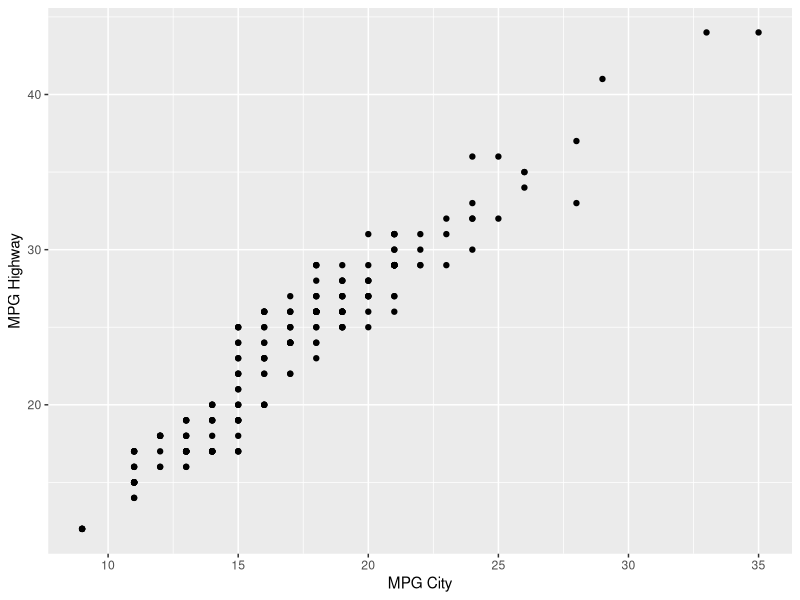
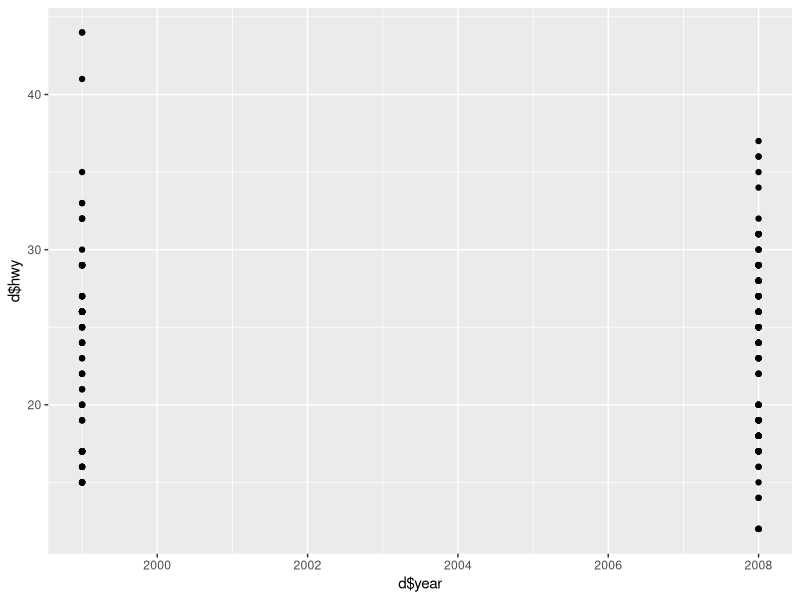

Write R code to recreate these figures, in order.
## ---- chunk 1
cel <- c(-9, -23)
cel

vec200 <- seq(0,200)
vec200 <- vec200 %% 2
vec200

num <- seq(1,1001)
num <- round(sqrt(num))
num
numPerfect <- length(unique(num))
numPerfect

## ---- chunk 2
library(ggplot2)

d <- mpg

ordered <- d[order(d$hwy, decreasing = TRUE),]

top3 <- ordered[0:3,]
top3
## ---- chunk 3
library(plyr)
comp <- count(d, "class")
numComp <- comp[2,2]
numComp
## ---- chunk 4
qplot(x = d$cty, y = d$hwy, data = d, xlab = "MPG City", ylab = "MPG Highway")
## ---- chunk 5
qplot(x = d$year, y = d$hwy, data = d)
